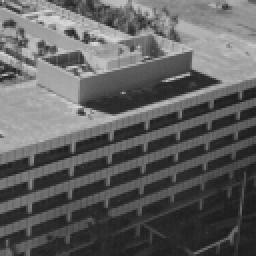
%> input picture Harris COrner Detection/building.pnm, 128 x 128 px (shown 2 times larger)
$ octave --eval "result = Harr_Corner('building.pnm');"   (GNU Octave 9; MATLAB toolbox functions it lacks are replaced by stand-ins)
%> lines starting %> are read from the running program, lines starting %| are printed output that depends on the picture
function [har] = Harr_Corner(filename)
%> called with filename = 'building.pnm'
    %-Harris Corner Detection-Sedat Kilic
    %% part 0 - Read images
    im=imread(filename);    % Read Image
%> im is the input picture: size 128x128 uint8; min 25, max 217, mean 96.3
    if (ndims(im) == 4)
      im = rgb2gray(im);
    end
        % Parameters for Harris Corner Detection
    sigma = 1.45;
        %Masks for Derivation
    [dx,dy] = meshgrid(-1:1, -1:1);

    %% part 1- Compute the Derivatives (The M matrix)
    Ix = conv2(im, dx, 'same');
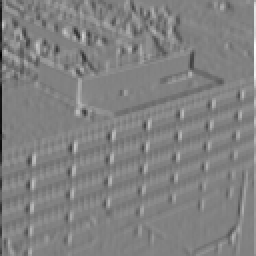
%> Ix: size 128x128 double (shown 2 times larger); min -578, max 563, mean 0.8; drawn with min black and max white
    Iy = conv2(im, dy, 'same');
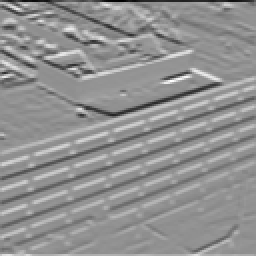
%> Iy: size 128x128 double (shown 2 times larger); min -562, max 426, mean 2.1; drawn with min black and max white
    Ixy = Ix.*Iy;
    %% part 2- Smoothing with Gaussian Filter.
    g = fspecial('gaussian', 5, sigma);
    Ix2 = conv2(Ix.*Ix, g,'same');
    Iy2 = conv2(Iy.*Iy, g,'same');
    Ixy = conv2(Ixy, g,'same');
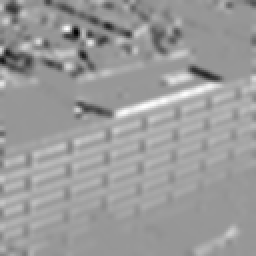
%> Ixy: size 128x128 double (shown 2 times larger); min -24101.8, max 16618.1, mean 730; drawn with min black and max white
    %% Part 3 - Computing the Harris Matrix
    har = Ix2.*Iy2 - Ixy.^2 - 0.06*((Ix2 + Iy2).^2);
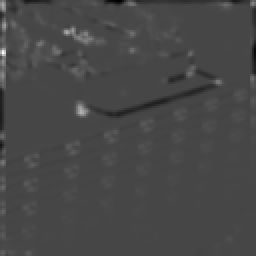
%> har: size 128x128 double (shown 2 times larger); min -518719531.2, max 1.35e+09, mean 7512245.5; drawn with min black and max white
    %% Part 4 - Non-maxima Suppression
    NMaxima = ordfilt2(har, 25, ones(5));
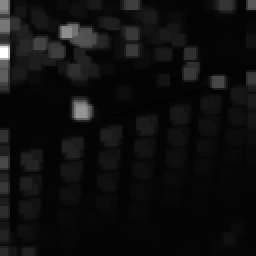
%> NMaxima: size 128x128 double (shown 2 times larger); min -25518036.9, max 1.35e+09, mean 55067131.3; drawn with min black and max white
    %% Part 5 - Find the corners
    threshold = 0.1*max(har);
%> threshold = 128 values, max 134624147 at index 2, min 200453.3 at index 125, mean 21245327.3
    corners = (har==NMaxima)&(har>threshold);
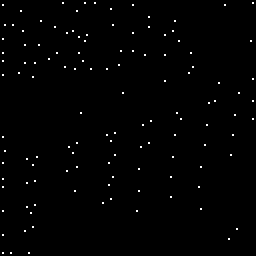
%> corners: size 128x128 logical (shown 2 times larger); 0.75% white in thin lines or dots
    %% Part 6 - Comparing the Matlab Function with My Function
    [r,c] = find(corners);
%> r = 123 values from 2 to 127; c = 123 values from 2 to 127
    c2 = corner(im);
%> c2 = 152 rows, first 12: [41 56; 34 17; 40 19; 37 16; 39 35; 95 37; 44 18; 46 20; 109 41; 49 21; 67 26; 21 22]
%> `result = Harr_Corner('building.pnm');`:
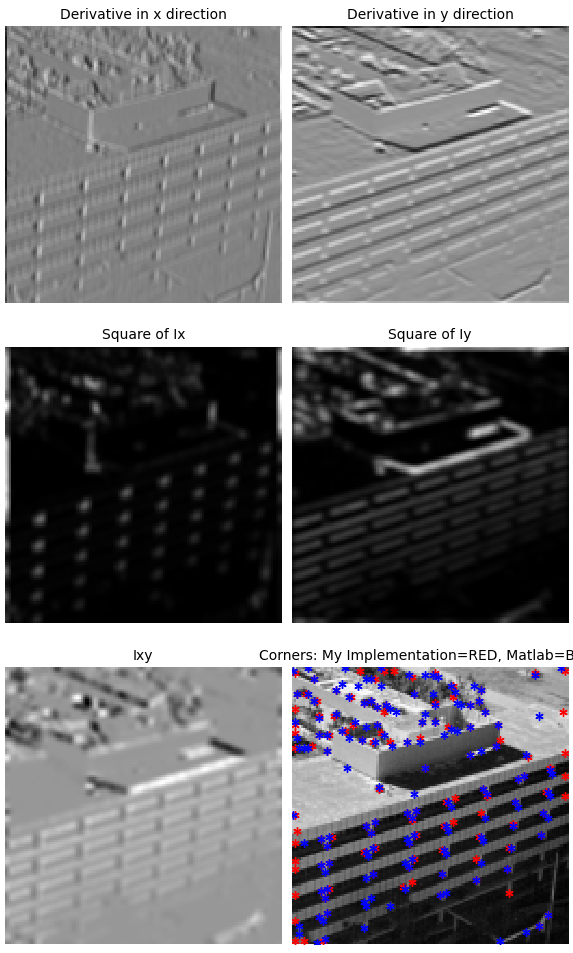
%> figure redrawn from the program's plot data, 6 panels

    %Showing the Results
    figure()
    subplot(3, 2, 1), imshow(Ix, [])
    title('Derivative in x direction');
    subplot(3, 2, 2), imshow(Iy, [])
    title('Derivative in y direction');
    subplot(3, 2, 3), imshow(Ix2, []);
    title('Square of Ix');
    subplot(3, 2, 4), imshow(Iy2, []);
    title('Square of Iy');
    subplot(3, 2, 5), imshow(Ixy, []);
    title('Ixy');
    subplot(3, 2, 6), imshow(im, []), hold on;
    plot(c,r, 'r*');
    plot(c2(:,1),c2(:,2),'b*');
    title('Corners: My Implementation=RED, Matlab=BLUE');

end
